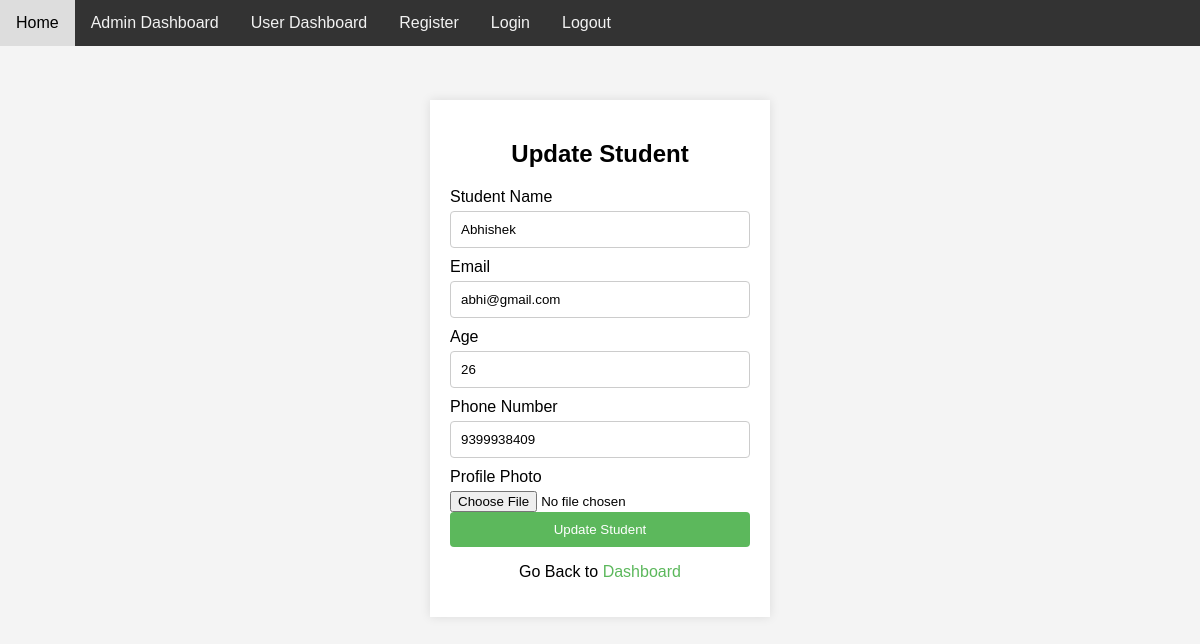
The app's page /student-edit/5/ (signed in) with its own data.
### APP/models.py (models this page shows, shortened)
class Student(models.Model):
    name = models.CharField(max_length=100, null=True, blank=True)
    age = models.PositiveIntegerField(null=True, blank=True)
    email = models.EmailField(max_length=100, null=True, blank=True)
    phone = models.CharField(max_length=15, null=True, blank=True)
    photo = models.ImageField(upload_to='profile', blank=True, null=True)

### APP/views.py (the view, shortened to what this page needs)
# urls.py: path('student-edit/<int:id>/', views.student_edit,),
@login_required(login_url="/")
def student_edit(request, id):
    student = Student.objects.get(id=id)
    return render(request, 'student_edit.html', {'student': student})

### APP/templates/student_edit.html (shortened to what this page needs)
{% extends "base.html" %}
{% load static %}
{% block content %}
<div class="container">
    <h2>Update Student</h2>
    <form method="post" enctype="multipart/form-data">
        <label for="name">Student Name</label>
        <input type="text" id="name" name="name" value="{{student.name}}">
        <label for="email">Email</label>
        <input type="email" id="email" name="email" value="{{student.email}}">
        <label for="age">Age</label>
        <input type="text" id="age" name="age" value="{{student.age}}">
        <label for="phone">Phone Number</label>
        <input type="text" id="phone" name="phone" value="{{student.phone}}">
        <label for="photo">Profile Photo</label>
        <input type="file" id="photo" name="photo" value="{{student.photo}}">
        <button type="submit">Update Student</button>
        <p>Go Back to <a href="/">Dashboard</a></p>
    </form>
</div>
{% endblock content %}

### static/css/style.css (style rules this page uses)
body { font-family: Arial, sans-serif; background-color: #f4f4f4; margin: 0; padding: 0; overflow: hidden; }
.container { width: 300px; margin: 100px auto; padding: 20px; background-color: #fff; box-shadow: 0 0 10px rgba(0, 0, 0, 0.1); }
h2 { text-align: center; }
form { display: flex; flex-direction: column; }
label { margin-bottom: 5px; }
input[type="text"], input[type="email"], input[type="password"] { padding: 10px; margin-bottom: 10px; border: 1px solid #ccc; border-radius: 4px; }
button { padding: 10px; background-color: #5cb85c; color: white; border: none; border-radius: 4px; cursor: pointer; }
p { text-align: center; }
a { color: #5cb85c; text-decoration: none; }

### records on screen
Student: name "Abhishek", email "abhi@gmail.com", age "26", phone "9399938409"
